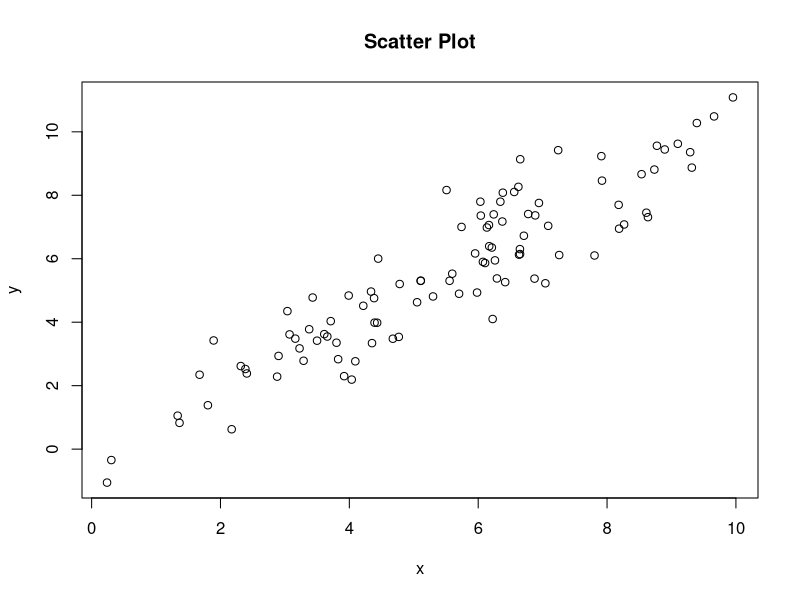
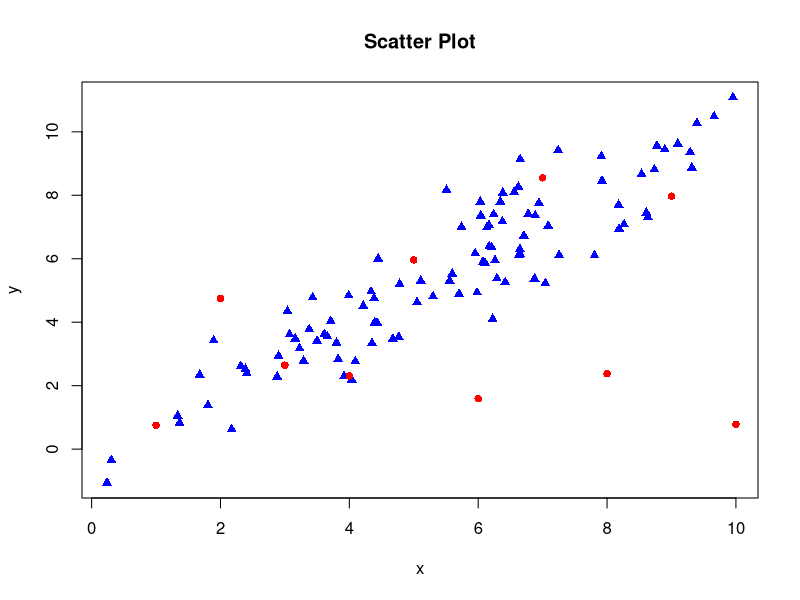
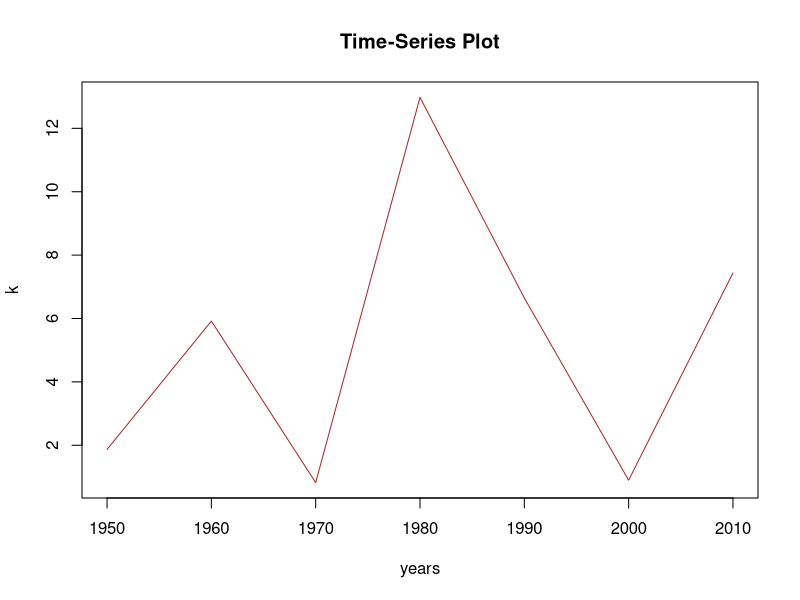
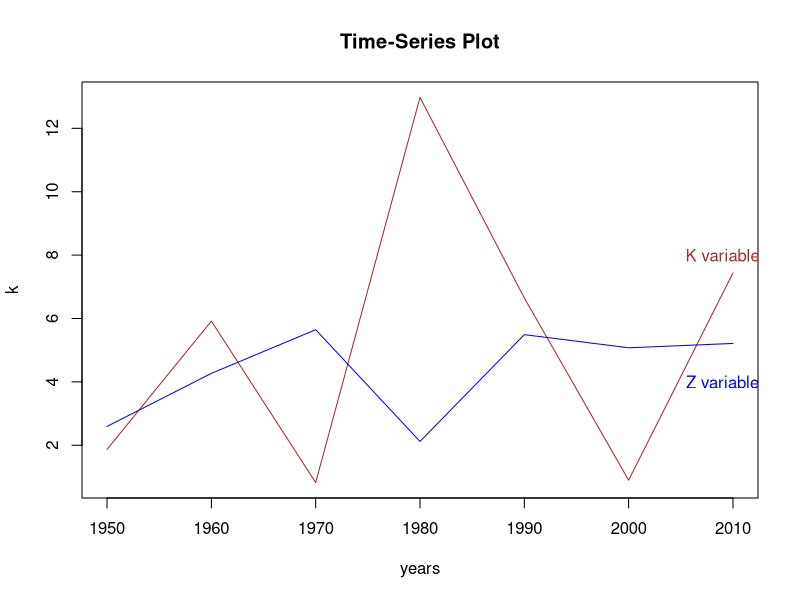

These figures' R source, in order:
## ---- chunk 1
options(htmltools.dir.version = FALSE)
r <- getOption("repos")
r["CRAN"] <- "http://cran.cnr.berkeley.edu/"
options(repos = r)
set.seed(12345)
## ---- chunk 2
set.seed(12345)                       # reproducibility
x <- rnorm(n = 100, mean = 5, sd = 2) # random numbers with normal distribution
y <- x + rnorm(100, 0, 1)             # no need to write function arguments
plot(x, y, main = "Scatter Plot")     # plot
## ---- chunk 3
plot(x, y, main = "Scatter Plot", pch = 17, col = "blue")
z <- runif(n = 10, min = 0, max = 10) # add another variable 
{{points(z, pch = 16, col = "red")}}      # plot it
## ---- chunk 4
set.seed(1) 
years <- seq(from = 1950, to = 2010, by = 10)
k <- rnorm(n = 7, mean = 5, sd = 5)
plot(years, k, main = "Time-Series Plot", type = "l", col = "brown")
## ---- chunk 5
set.seed(3)                               # different random numbers
z <- rnorm(n = 7, mean = 5, sd = 2.5)
plot(years, k, main = "Time-Series Plot", type = "l", col = "brown")
{{lines(years, z, type = "l", col = "blue")}} # add z to plot
text(2009, 8, "K variable", col = "brown")
text(2009, 4, "Z variable", col = "blue")
